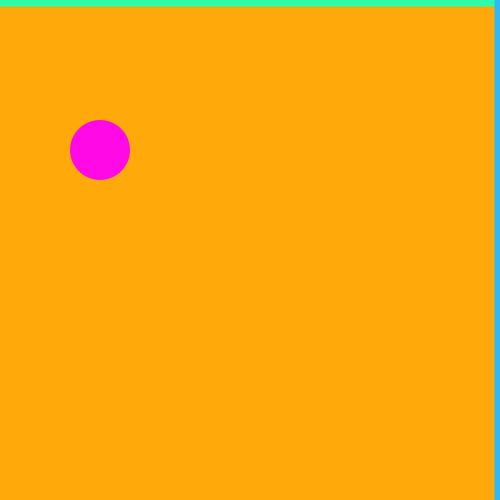
Frame 1 (no input)
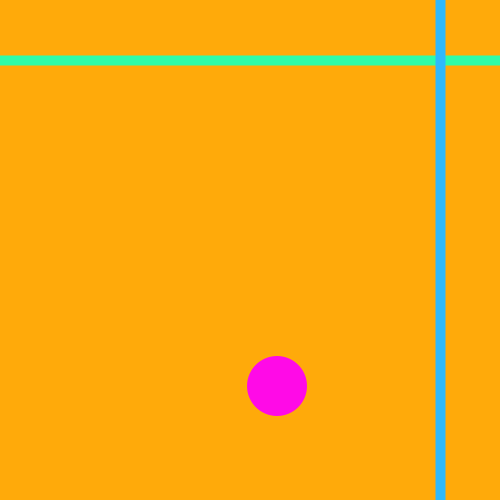
Frame 60 (the mouse pressed at the canvas centre just before this capture)
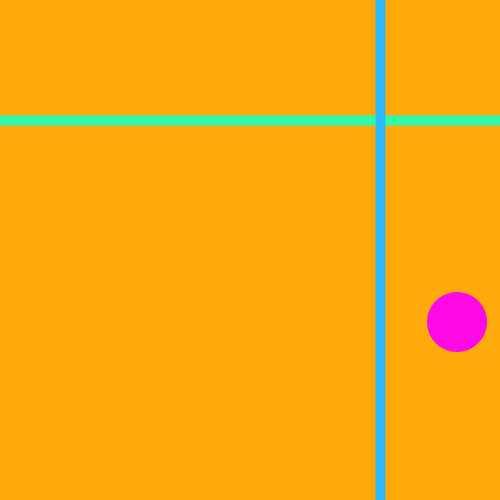
Frame 120 (the mouse held since frame 60 and released just before this capture)

The Processing sketch that drew these frames (run headless with seeded random() and noise(); from frame 60 on, the mouse is pressed at the canvas centre):

// Processing sketch: processing_2039
// ── processing_2039.pde

/*
float posX = 0;
 
 void setup(){
 size(500,500);
 
 }
 
 void draw(){
 background(0); 
 noFill();
 stroke(0,255,0);
 strokeWeight(3);
 posX +=1;
 posX = posX % width;
 line(posX,0,posX,width);
 
 }
 
 */

float posX = 500;
float posY = 0;
int vel=5;
float elliX = 100;

float elliY = 150;
int velX=3;
int velY=4;

void setup(){
  size(500,500);

}

void draw(){
  background(255,170,10); 
  noFill();
  stroke(46,252,168);
  strokeWeight(10);
  posY +=1;
  posY = posY % height;
  line(0,posY,width,posY);
  noFill();
  stroke(46,185,252);
  strokeWeight(10);
  posX =posX-1;
  posX = (posX + width) % width;
  line(posX,0,posX,width);

  noStroke();
  fill(255,10,231);
  int raggio = 60;

  if(elliX + raggio/2 > width || elliX - raggio/2 < 0) velX*=-1;


  if(elliY + raggio/2> height || elliY - raggio/2 < 0) velY*=-1;
  ellipse(elliX,elliY,raggio,raggio);

  elliX +=velX;
  elliY+=velY ;

  if(elliX >=width){
    elliX = elliX-1;
  }

}
